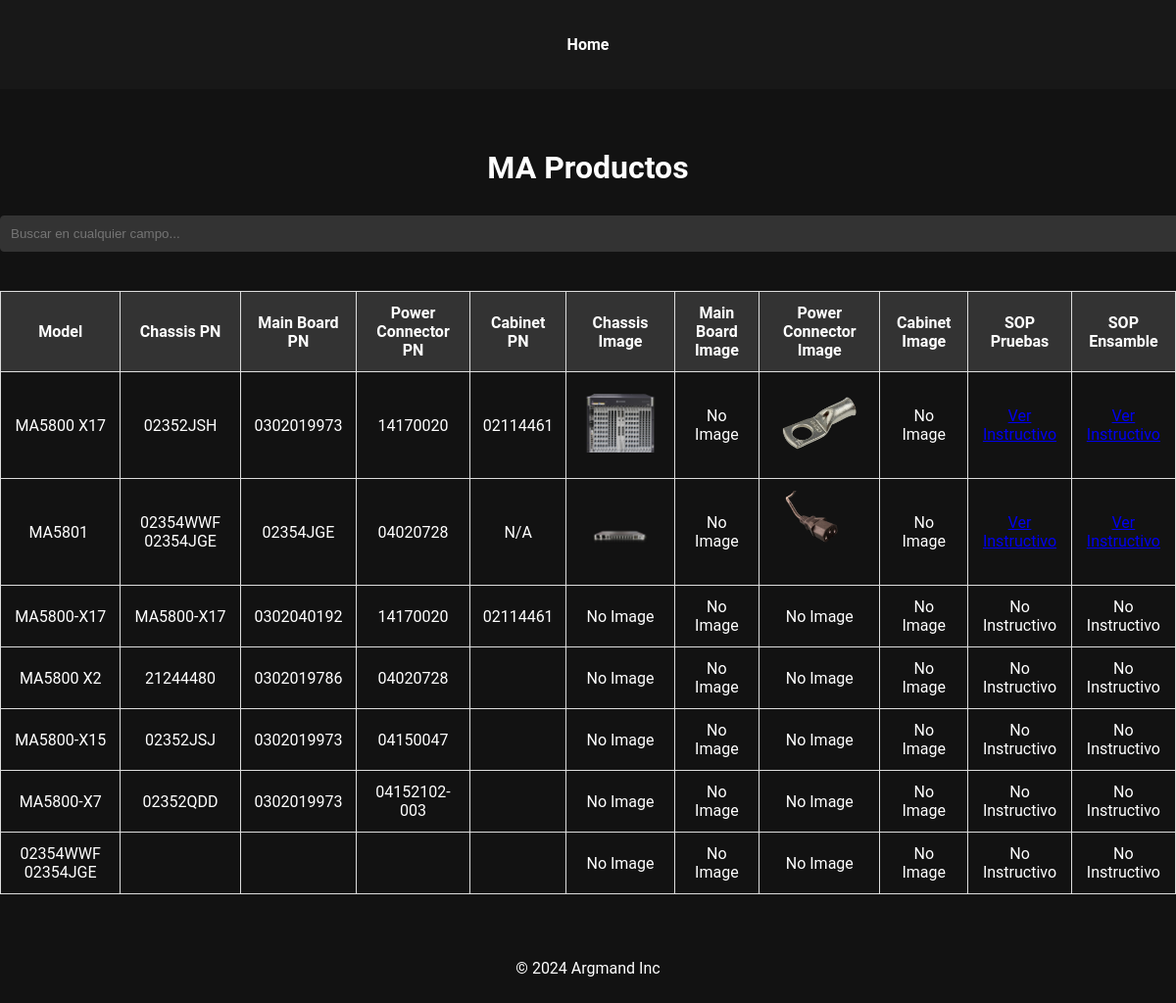
Screenshot of /ma58.php with the database file from the repository.
### tables this page shows
CREATE TABLE `ma58` (
  `id` int(11) NOT NULL,
  `Model` varchar(255) NOT NULL,
  `Chassis_PN` varchar(255) DEFAULT NULL,
  `Chassis_PN_Image` longblob DEFAULT NULL,
  `Main_Board_PN` varchar(255) DEFAULT NULL,
  `Main_Board_PN_Image` longblob DEFAULT NULL,
  `Power_Board_PN` varchar(255) DEFAULT NULL,
  `Power_Board_PN_Image` longblob DEFAULT NULL,
  `Power_Connector_PN` varchar(255) DEFAULT NULL,
  `Power_Connector_PN_Image` longblob DEFAULT NULL,
  `Fan_PN` varchar(255) DEFAULT NULL,
  `Fan_PN_Image` longblob DEFAULT NULL,
  `Cabinet_PN` varchar(255) DEFAULT NULL,
  `Cabinet_PN_Image` longblob DEFAULT NULL,
  `Instructivo` longblob DEFAULT NULL,
  `Instructivo_A` longblob DEFAULT NULL
);

### ma58.php (the view, shortened to what this page needs)
<?php
include 'header.php';
$conn = getDbConnection();
$sql = "SELECT * FROM ma58";
$result = $conn->query($sql);
?>
<!DOCTYPE html>
<html lang="es">
<head>
    <link rel="stylesheet" href="substyle.css">
</head>
<body>
    <h1>MA Productos</h1>
    <input type="text" id="search" placeholder="Buscar en cualquier campo..." onkeyup="filterTable()">
    <div class="table-container">
        <table id="productTable">
            <thead>
                <tr>
                    <th>Model</th>
                    <th>Chassis PN</th>
                    <th>Main Board PN</th>
                    <th>Power Connector PN</th>
                    <th>Cabinet PN</th>
                    <th>Chassis Image</th>
                    <th>Main Board Image</th>
                    <th>Power Connector Image</th>
                    <th>Cabinet Image</th>
                    <th>SOP Pruebas</th>
                    <th>SOP Ensamble</th>
                </tr>
            </thead>
            <tbody>
                <?php while ($row = $result->fetch_assoc()): ?>
                    <tr>
                        <td><?php echo $row['Model']; ?></td>
                        <td><?php echo $row['Chassis_PN']; ?></td>
                        <td><?php echo $row['Main_Board_PN']; ?></td>
                        <td><?php echo $row['Power_Connector_PN']; ?></td>
                        <td><?php echo $row['Cabinet_PN']; ?></td>
                        <td><?php echo $row['Chassis_PN_Image'] ? '<img src="' . $row['Chassis_PN_Image'] . '" class="thumbnail" onclick="expandImage(this)">' : 'No Image'; ?></td>
                        <td><?php echo $row['Main_Board_PN_Image'] ? '<img src="' . $row['Main_Board_PN_Image'] . '" class="thumbnail" onclick="expandImage(this)">' : 'No Image'; ?></td>
                        <td><?php echo $row['Power_Connector_PN_Image'] ? '<img src="' . $row['Power_Connector_PN_Image'] . '" class="thumbnail" onclick="expandImage(this)">' : 'No Image'; ?></td>
                        <td><?php echo $row['Cabinet_PN_Image'] ? '<img src="' . $row['Cabinet_PN_Image'] . '" class="thumbnail" onclick="expandImage(this)">' : 'No Image'; ?></td>
                        <td><?php echo $row['Instructivo'] ? '<a href="' . $row['Instructivo'] . '" target="_blank">Ver Instructivo</a>' : 'No Instructivo'; ?></td>
                        <td><?php echo $row['Instructivo_A'] ? '<a href="' . $row['Instructivo_A'] . '" target="_blank">Ver Instructivo</a>' : 'No Instructivo'; ?></td>
                    </tr>
                <?php endwhile; ?>
            </tbody>
        </table>
    </div>
</body>
</html>
<?php include 'footer.php'; ?>

### header.php (shortened to what this page needs)
<!DOCTYPE html>
<html lang="en">
<head>
    <link rel="stylesheet" href="/catalogo/styles.css">
</head>
<body>
    <header>
        <nav>
            <ul>
                <li><a href="index.php">Home</a></li>
            </ul>
        </nav>
    </header>
    <main>

### footer.php
</main>
    <footer>
        <p>&copy; 2024 Argmand Inc</p>
    </footer>
</body>
</html>

### styles.css (style rules this page uses)
body { background-color: #121212; color: #ffffff; font-family: 'Roboto', Arial, sans-serif; margin: 0; padding: 0; display: flex; flex-direction: column; align-items: center; min-height: 100vh; }
header { background-color: #1f1f1f; width: 100%; padding: 20px 0; }
nav ul { list-style-type: none; padding: 0; text-align: center; }
nav ul li { display: inline; margin: 0 20px; }
nav ul li a { color: #ffffff; text-decoration: none; font-weight: bold; transition: color 0.3s; }
main { padding: 40px 20px; max-width: 1200px; width: 100%; text-align: center; }
h1 { margin-bottom: 30px; }
input[type="text"], input[type="file"], select { padding: 10px; margin-bottom: 20px; border: 1px solid #333; border-radius: 4px; background-color: #333; color: #fff; width: 100%; }
footer { text-align: center; padding: 10px 0; background-color: #121212; color: white; width: 100%; margin-top: 20px; }

### substyle.css (style rules this page uses)
header { background-color: rgba(31, 31, 31, 0.5); width: 100%; padding: 20px 0; }
body { background-image: url('red.jpg'); background-size: cover; background-position: center; background-repeat: no-repeat; color: #ffffff; font-family: 'Roboto', Arial, sans-serif; margin: 0; padding: 0; display: flex; flex-direction: column; align-items: center; min-height: 100vh; }
.table-container { display: flex; justify-content: left; align-items: center; margin-top: 20px; width: 100%; overflow-x: auto; }
table { width: 100%; border-collapse: collapse; table-layout: auto; }
th, td { border: 1px solid #ddd; padding: 12px; text-align: center; }
th { background-color: #333; color: white; }
.thumbnail { width: 80px; height: 80px; cursor: pointer; object-fit: contain; }
footer { text-align: center; padding: 10px 0; background-color: rgba(18, 18, 18, 0.0); color: white; width: 100%; margin-top: auto; }
html { touch-action: manipulation; }
body { -webkit-text-size-adjust: 100%; text-size-adjust: 100%; overflow-x: hidden; }
html, body { overflow-x: hidden; -webkit-text-size-adjust: 100%; text-size-adjust: 100%; }

### rows the page displays
ma58: Model "MA5800 X17", Chassis_PN "02352JSH", Main_Board_PN "0302019973", Power_Connector_PN "14170020", Cabinet_PN "02114461", Chassis_PN_Image (picture), shows "No Image", Power_Connector_PN_Image (picture)
ma58: Model "MA5801", Chassis_PN "02354WWF 02354JGE", Main_Board_PN "02354JGE", Power_Connector_PN "04020728", Cabinet_PN "N/A", Chassis_PN_Image (picture), shows "No Image", Power_Connector_PN_Image (picture)
ma58: Model "MA5800-X17", Chassis_PN "MA5800-X17", Main_Board_PN "0302040192", Power_Connector_PN "14170020", Cabinet_PN "02114461", shows "No Image", shows "No Instructivo"
ma58: Model "MA5800 X2", Chassis_PN "21244480", Main_Board_PN "0302019786", Power_Connector_PN "04020728", shows "No Image", shows "No Instructivo"
ma58: Model "MA5800-X15", Chassis_PN "02352JSJ", Main_Board_PN "0302019973", Power_Connector_PN "04150047", shows "No Image", shows "No Instructivo"
ma58: Model "MA5800-X7", Chassis_PN "02352QDD", Main_Board_PN "0302019973", Power_Connector_PN "04152102-003", shows "No Image", shows "No Instructivo"
ma58: Model "02354WWF 02354JGE", shows "No Image", shows "No Instructivo"
